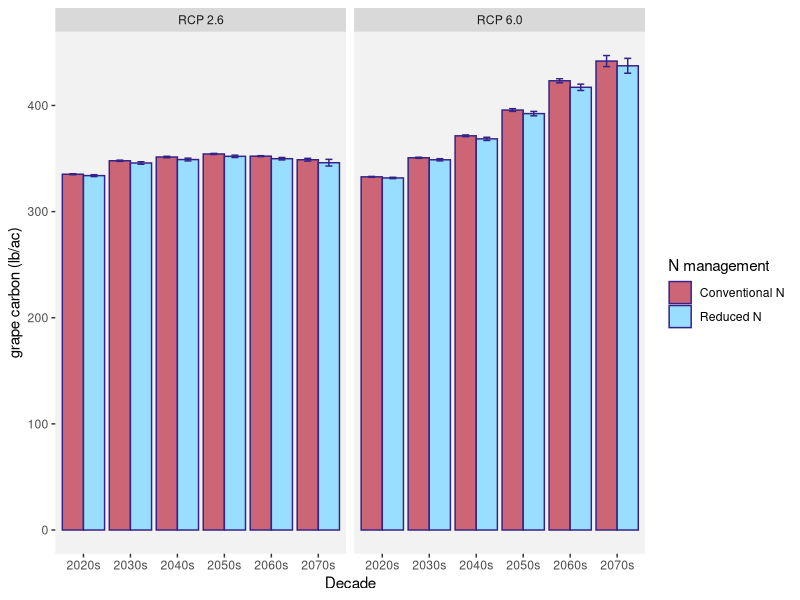
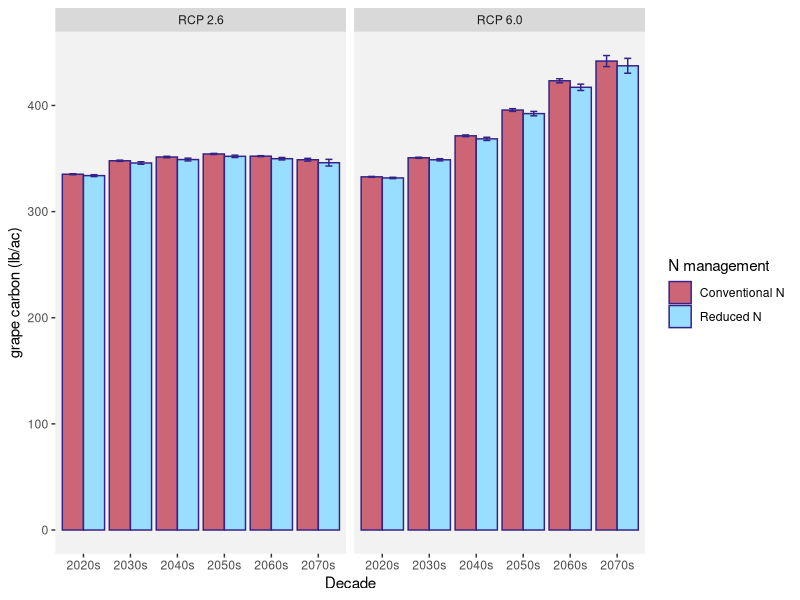
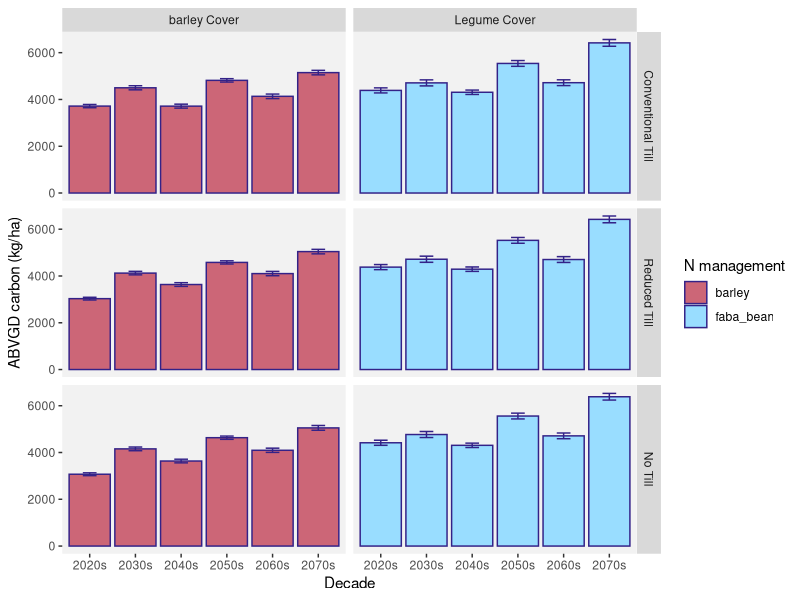
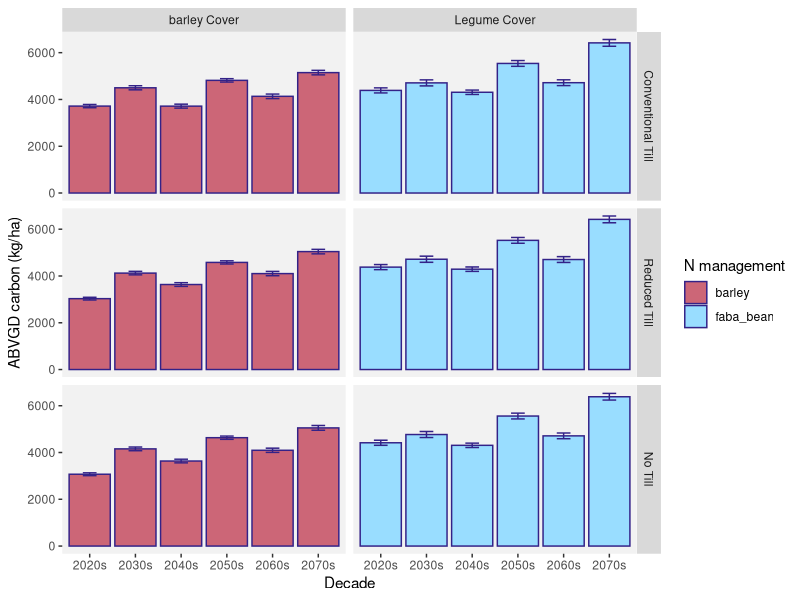

Source code (R) for these figures, in order:
# Biomass data from Regrow DNDC simulations
# this script adds some dummy variables to the data
# summarizes corn grain biomass C data by mean, se, cv
# makes bar charts by decade and summarizing across all years
# runs ANOVA to look for significant differences in mean and cv between till*cc*N management across all years

library(tidyverse) # has ggplot, dplyr. etc.
library(broom) # for glance()
# install.packages("car")
library(car) # for qqp
# install.packages("multCompView") 
library(multcompView) # for tukey HSD letters

################### EXTRACT DATA BY SITE (CAN SKIP UNLESS NEED TO UPDATE DATA FROM GOOGLE DRIVE)

# bm <- read.csv("data/biomass/biomass.csv")
# From Regrow's doc "AFT Final Delivery Modeling Notes"
# This file includes maximum aboveground biomass of each crop grown in each management system. 
# Management_name maps directly to the file yearly_outputs_post-weighting.csv as described in 3.2.

# Column Name       Unit          Description
# site_name         NA            String combination of one of the locations we simulated on. In the format of {x}_{y} where x refers to the region and y refers to the numeric id of that site. These will be of the format of h_{}, v_{}, a_{}, f_{}, IL-n_{}, IL-s_{} which represents the points for hops, vineyards, grapes, and forage, Illinois North, Illinois South respectively
# management_name   NA            Management code as associated with the simulations described in section 2.{x}.1
# climate_scenario  NA            Either ‘rcp26’ or ‘rcp60’ that were defined in section 1.2
# crop_system_name  NA            Name of the entire system results are for. Will be one of the following:  alfalfa, grape-a, grape-c, corn, corn-grain, corn-silage, grape-a, grape-c, hops-a, hops-c, soybean. Note that for the vine and tree crops the -c refers to the crop row, while the -a refers to the alley row.
# crop_name         NA            Name of crop within the rotation of crop system name. 
# Year              integer       Calendar year in which results are for.
# Grain.C.kgC.ha    kg C /ha      Kilograms of Carbon per hectare of grain as part of the crop.
# Leaf.C.kgC.ha     kg C /ha      Kilograms of Carbon per hectare of leaf as part of the crop
# Stem.C.kgC.ha     kg C /ha      Kilograms of Carbon per hectare of stem as part of the crop.

# interesting, so we need to convert kg C to kg dry biomass
# can probably find common %C of dry grain biomass


###############
###############
###############
############### START HERE

#######################   
#######################   (1) set up the data
#######################   

bmvin <- read.csv("data/biomass/biomass_vineyard.csv")

# DO NOT need to find literature values to convert kg C grain to kg grain.
# since we'll only be looking at them RELATIVE TO EACH OTHER, not absolute amounts...
# let's look at the C results for now
# 
# min(bmvin$Year) # 2013 --2013-2021 start up years, start at 2022
# max(bmvin$Year) # 2073

bmvin <- bmvin[bmvin$Year>2020,]

unique(bmvin$site_name) # 16 sites
unique(bmvin$region_name) # CA only
unique(bmvin$management_name) # "ct-nc" "nt-nc" "rt-nc" "cn"    "rn"    "ct-LegC" "rt-LegC" "ct-bc" "nt-bc" "nt-LegC" "rt-bc"
# ct = conventional till  ---applies to alley
# nt = no till         ---applies to alley
# rt = reduced till    ---applies to alley
# -nc = no cover       ---applies to alley
# cn = conventional N  ---applies to crop row -- crop rows and alleys wer modeled separately
# so we will not be able to see the effect of cover crops and no till on grape biomass
# rn = reduced N       ---applies to crop row
# -LegC = legume cover crop (Faba bean)       ---applies to alley
# -bc = basic (barley) cover crop        ---applies to alley
unique(bmvin$crop_system_name) # "grape-a" "grape-c"
# -a is the alley and -c is the crop

unique(bmvin$crop_name) # "fallow"           "grape"           "faba_bean"        "barley"

# make dummy factor for CT, RT, NT
bmvin$till <- ifelse(grepl("ct-", bmvin$management_name), "CT", 
                    ifelse(grepl("rt-", bmvin$management_name), "RT", 
                           ifelse(grepl("nt-", bmvin$management_name), "NT", "NA")))
# # check
# unique(bmvin$till)

# b <- bmvin[bmvin$management_name %in% c("ct-LegC", "rt-LegC", "nt-LegC"),]

# # check
# unique(bmvin$till)

# dummy for CC or NC
bmvin$cc <- ifelse(grepl("-nc", bmvin$management_name), "NC", 
                   ifelse(grepl("-bc", bmvin$management_name), "BarC", 
                          ifelse(grepl("-lc", bmvin$management_name), "LegC", "NA")))  #barley, legume


# # check
# unique(bmvin$cc)

# dummy for N treatment
bmvin$nfert <- ifelse(grepl("cn", bmvin$management_name), "Conventional N", 
                     ifelse(grepl("rn", bmvin$management_name), "Reduced N", "NA"))

bmvin$fieldpart <- ifelse(grepl("-a", bmvin$crop_system_name), "alley", "crop")
# # check
# unique(bmvin$nfert)

# dummy for decade
bmvin$decade <- ifelse(bmvin$Year <2021, "2010s",
                      ifelse(bmvin$Year>=2021 & bmvin$Year <2031, "2020s",
                        ifelse(bmvin$Year>=2031 & bmvin$Year <2041, "2030s",
                          ifelse(bmvin$Year>=2041 & bmvin$Year <2051, "2040s",
                            ifelse(bmvin$Year>=2051 & bmvin$Year <2061, "2050s",
                              ifelse(bmvin$Year>=2061 & bmvin$Year <2071, "2060s", "2070s"))))))
# unique(bmvin$decade)


# # add in summer precip data -- only needed if doing regression analysis, not pursued at this time
# precip <- read.csv("data/climate data not large/precipIL.csv")
# 
# precip.summer <- precip[precip$season == "Summer",]
# precip.summer <- precip.summer[,c(1:3, 5:7)]
# colnames(precip.summer)[1:2] <- c("site_name", "climate_scenario")
# 
# bmvin <- left_join(bmvin, precip.summer, 
#                    relationship = "many-to-one", 
#                    by = join_by(site_name, climate_scenario, Year==year))


# unique(bmvin$management_name)


se <- function(x) sd(x) / sqrt(length(x))
cv <- function(x) sd(x) / mean(x)

# is the grain C biomass significantly different with High N vs Recommended N?
# let's look at biomass by decade
biomass_summary <- bmvin %>%
  group_by(climate_scenario,crop_name, cc, till, nfert, decade) %>%
  summarize(biomass_mean = mean(Grain.C.kgC.ha.), 
            biomass_se = se(Grain.C.kgC.ha.))

windows(xpinch=200, ypinch=200, width=5, height=5)

# convert kg/ha to lb/ac
biomass_summary$biomass_mean.lbac <- biomass_summary$biomass_mean*2.47105/2.20462
biomass_summary$biomass_se.lbac <- biomass_summary$biomass_se*2.47105/2.20462


ggplot(data=biomass_summary[biomass_summary$crop_name == "grape",],
       aes(x=decade, y=biomass_mean.lbac, fill=nfert)) +
  geom_bar(stat="identity", position=position_dodge(), color="#332288") +
  geom_errorbar(width=0.3, aes(ymin=biomass_mean.lbac - biomass_se.lbac, ymax=biomass_mean.lbac + biomass_se.lbac),  
                               position=position_dodge(0.9),
                                color="#332288") +
  facet_grid(cols=vars(factor(climate_scenario, levels=c("rcp26", "rcp60"))),
             # cols=vars(factor(cc, levels=c("CC", "NC"))),
             labeller = as_labeller(
               c(rcp26="RCP 2.6", rcp60="RCP 6.0"))) +
  xlab("Decade") +
  ylab("grape carbon (lb/ac)") +
  scale_fill_manual(values=c("#CC6677","#99DDFF", "#44AA99" ), name="N management") +
  theme(
    panel.grid.minor=element_blank(), 
    panel.grid.major=element_blank(),
    panel.background = element_rect(fill = 'gray95'))

ggsave("plots/biomass/CA_grape_biomass_bars.png", width=8, height=5, dpi=300)



################ cover crop biomass in alleys
################ cover crop SOC low for barley, low for legume in no till, because low biomass?

bm_cover_sum <- bmvin %>%
  filter(crop_name %in% c("faba_bean", "barley")) %>%
  group_by(climate_scenario,crop_name, till, cc, nfert, decade) %>%
  summarize(biomass_mean = mean(Grain.C.kgC.ha.+Leaf.C.kgC.ha.+Stem.C.kgC.ha.),  # all aboveground biomass for cover crops 
            biomass_se = se(Grain.C.kgC.ha.+Leaf.C.kgC.ha.+Stem.C.kgC.ha.))  


windows(xpinch=200, ypinch=200, width=5, height=5)

ggplot(data=bm_cover_sum[bm_cover_sum$climate_scenario=="rcp60",],  
       aes(x=decade, y=biomass_mean, fill=crop_name)) +
  geom_bar(stat="identity", position=position_dodge(), color="#332288") +
  geom_errorbar(width=0.3, aes(ymin=biomass_mean - biomass_se, ymax=biomass_mean + biomass_se),  
                position=position_dodge(0.9),
                color="#332288") +
  facet_grid(rows=vars(factor(till, levels=c("CT", "RT", "NT"))),
             cols=vars(factor(cc, levels=c("BarC", "LegC"))),
             labeller = as_labeller(
               c(CT="Conventional Till", RT="Reduced Till", NT="No Till", 
                 BarC= "barley Cover", LegC="Legume Cover"))) +
  xlab("Decade") +
  ylab("ABVGD carbon (kg/ha)") +
  scale_fill_manual(values=c("#CC6677","#99DDFF", "#44AA99" ), name="N management") +
  theme(
    panel.grid.minor=element_blank(), 
    panel.grid.major=element_blank(),
    panel.background = element_rect(fill = 'gray95'))

ggsave("plots/biomass/CA_grape_coverbiomass_bars.png", width=8, height=5, dpi=300)
